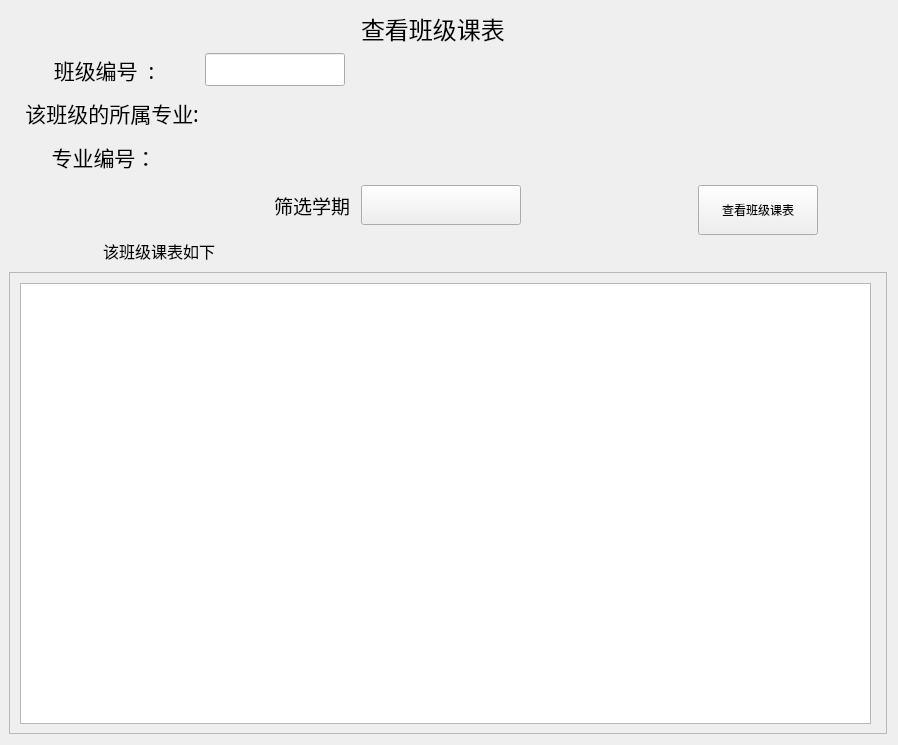
<?xml version="1.0" encoding="UTF-8"?>
<ui version="4.0">
 <class>schedule_class</class>
 <widget class="QWidget" name="schedule_class">
  <property name="geometry">
   <rect>
    <x>0</x>
    <y>0</y>
    <width>898</width>
    <height>745</height>
   </rect>
  </property>
  <property name="minimumSize">
   <size>
    <width>100</width>
    <height>30</height>
   </size>
  </property>
  <property name="windowTitle">
   <string>Form</string>
  </property>
  <layout class="QGridLayout" name="gridLayout">
   <property name="leftMargin">
    <number>9</number>
   </property>
   <item row="19" column="0" rowspan="2">
    <widget class="QLabel" name="Major_hint_label">
     <property name="minimumSize">
      <size>
       <width>0</width>
       <height>40</height>
      </size>
     </property>
     <property name="font">
      <font>
       <family>宋体</family>
       <pointsize>16</pointsize>
      </font>
     </property>
     <property name="text">
      <string>   该班级的所属专业:</string>
     </property>
     <property name="alignment">
      <set>Qt::AlignLeading|Qt::AlignLeft|Qt::AlignVCenter</set>
     </property>
    </widget>
   </item>
   <item row="10" column="1">
    <widget class="LineEdit" name="Cno_LineEdit">
     <property name="maximumSize">
      <size>
       <width>140</width>
       <height>33</height>
      </size>
     </property>
    </widget>
   </item>
   <item row="61" column="0" colspan="11">
    <layout class="QVBoxLayout" name="dataTable_Vlayout">
     <item>
      <widget class="QLabel" name="resultHint_label">
       <property name="minimumSize">
        <size>
         <width>200</width>
         <height>30</height>
        </size>
       </property>
       <property name="maximumSize">
        <size>
         <width>300</width>
         <height>60</height>
        </size>
       </property>
       <property name="font">
        <font>
         <family>宋体</family>
         <pointsize>12</pointsize>
        </font>
       </property>
       <property name="text">
        <string>该班级课表如下</string>
       </property>
       <property name="alignment">
        <set>Qt::AlignCenter</set>
       </property>
      </widget>
     </item>
     <item>
      <widget class="SmoothScrollArea" name="SmoothScrollArea">
       <property name="widgetResizable">
        <bool>true</bool>
       </property>
       <widget class="QWidget" name="scrollAreaWidgetContents">
        <property name="geometry">
         <rect>
          <x>0</x>
          <y>0</y>
          <width>876</width>
          <height>467</height>
         </rect>
        </property>
        <widget class="TableWidget" name="lesson_tableWidget">
         <property name="geometry">
          <rect>
           <x>10</x>
           <y>10</y>
           <width>851</width>
           <height>441</height>
          </rect>
         </property>
         <property name="minimumSize">
          <size>
           <width>500</width>
           <height>300</height>
          </size>
         </property>
         <property name="maximumSize">
          <size>
           <width>1500</width>
           <height>1000</height>
          </size>
         </property>
        </widget>
       </widget>
      </widget>
     </item>
    </layout>
   </item>
   <item row="10" column="0">
    <widget class="QLabel" name="Cno_label">
     <property name="minimumSize">
      <size>
       <width>90</width>
       <height>35</height>
      </size>
     </property>
     <property name="font">
      <font>
       <family>宋体</family>
       <pointsize>16</pointsize>
      </font>
     </property>
     <property name="text">
      <string>班级编号  :</string>
     </property>
     <property name="alignment">
      <set>Qt::AlignCenter</set>
     </property>
    </widget>
   </item>
   <item row="58" column="0">
    <widget class="QLabel" name="Mno_hint_label">
     <property name="minimumSize">
      <size>
       <width>0</width>
       <height>35</height>
      </size>
     </property>
     <property name="font">
      <font>
       <family>宋体</family>
       <pointsize>16</pointsize>
      </font>
     </property>
     <property name="text">
      <string>专业编号：</string>
     </property>
     <property name="alignment">
      <set>Qt::AlignCenter</set>
     </property>
    </widget>
   </item>
   <item row="59" column="1">
    <widget class="QLabel" name="year_label">
     <property name="minimumSize">
      <size>
       <width>150</width>
       <height>0</height>
      </size>
     </property>
     <property name="maximumSize">
      <size>
       <width>150</width>
       <height>16777215</height>
      </size>
     </property>
     <property name="font">
      <font>
       <family>宋体</family>
       <pointsize>14</pointsize>
      </font>
     </property>
     <property name="text">
      <string>筛选学期 </string>
     </property>
     <property name="alignment">
      <set>Qt::AlignRight|Qt::AlignTrailing|Qt::AlignVCenter</set>
     </property>
    </widget>
   </item>
   <item row="19" column="1" rowspan="2" colspan="2">
    <widget class="QLabel" name="Major_label">
     <property name="minimumSize">
      <size>
       <width>0</width>
       <height>40</height>
      </size>
     </property>
     <property name="font">
      <font>
       <family>宋体</family>
       <pointsize>16</pointsize>
      </font>
     </property>
     <property name="text">
      <string/>
     </property>
    </widget>
   </item>
   <item row="58" column="1" colspan="2">
    <widget class="QLabel" name="Mno_label">
     <property name="minimumSize">
      <size>
       <width>0</width>
       <height>35</height>
      </size>
     </property>
     <property name="font">
      <font>
       <family>宋体</family>
       <pointsize>16</pointsize>
      </font>
     </property>
     <property name="text">
      <string/>
     </property>
    </widget>
   </item>
   <item row="2" column="2">
    <widget class="QLabel" name="title_label">
     <property name="minimumSize">
      <size>
       <width>320</width>
       <height>30</height>
      </size>
     </property>
     <property name="maximumSize">
      <size>
       <width>350</width>
       <height>35</height>
      </size>
     </property>
     <property name="font">
      <font>
       <family>宋体</family>
       <pointsize>18</pointsize>
      </font>
     </property>
     <property name="text">
      <string>查看班级课表</string>
     </property>
     <property name="alignment">
      <set>Qt::AlignLeading|Qt::AlignLeft|Qt::AlignVCenter</set>
     </property>
    </widget>
   </item>
   <item row="59" column="4">
    <widget class="PrimaryPushButton" name="select_pushButton">
     <property name="minimumSize">
      <size>
       <width>120</width>
       <height>50</height>
      </size>
     </property>
     <property name="maximumSize">
      <size>
       <width>150</width>
       <height>40</height>
      </size>
     </property>
     <property name="mouseTracking">
      <bool>true</bool>
     </property>
     <property name="text">
      <string>查看班级课表</string>
     </property>
    </widget>
   </item>
   <item row="59" column="2">
    <widget class="ComboBox" name="year_comboBox">
     <property name="maximumSize">
      <size>
       <width>160</width>
       <height>40</height>
      </size>
     </property>
     <property name="layoutDirection">
      <enum>Qt::LeftToRight</enum>
     </property>
    </widget>
   </item>
  </layout>
 </widget>
 <customwidgets>
  <customwidget>
   <class>ComboBox</class>
   <extends>QPushButton</extends>
   <header>qfluentwidgets</header>
  </customwidget>
  <customwidget>
   <class>PushButton</class>
   <extends>QPushButton</extends>
   <header>qfluentwidgets</header>
  </customwidget>
  <customwidget>
   <class>PrimaryPushButton</class>
   <extends>PushButton</extends>
   <header>qfluentwidgets</header>
  </customwidget>
  <customwidget>
   <class>SmoothScrollArea</class>
   <extends>QScrollArea</extends>
   <header>qfluentwidgets</header>
   <container>1</container>
  </customwidget>
  <customwidget>
   <class>LineEdit</class>
   <extends>QLineEdit</extends>
   <header>qfluentwidgets</header>
  </customwidget>
  <customwidget>
   <class>TableWidget</class>
   <extends>QTableWidget</extends>
   <header>qfluentwidgets</header>
  </customwidget>
 </customwidgets>
 <resources/>
 <connections/>
</ui>
